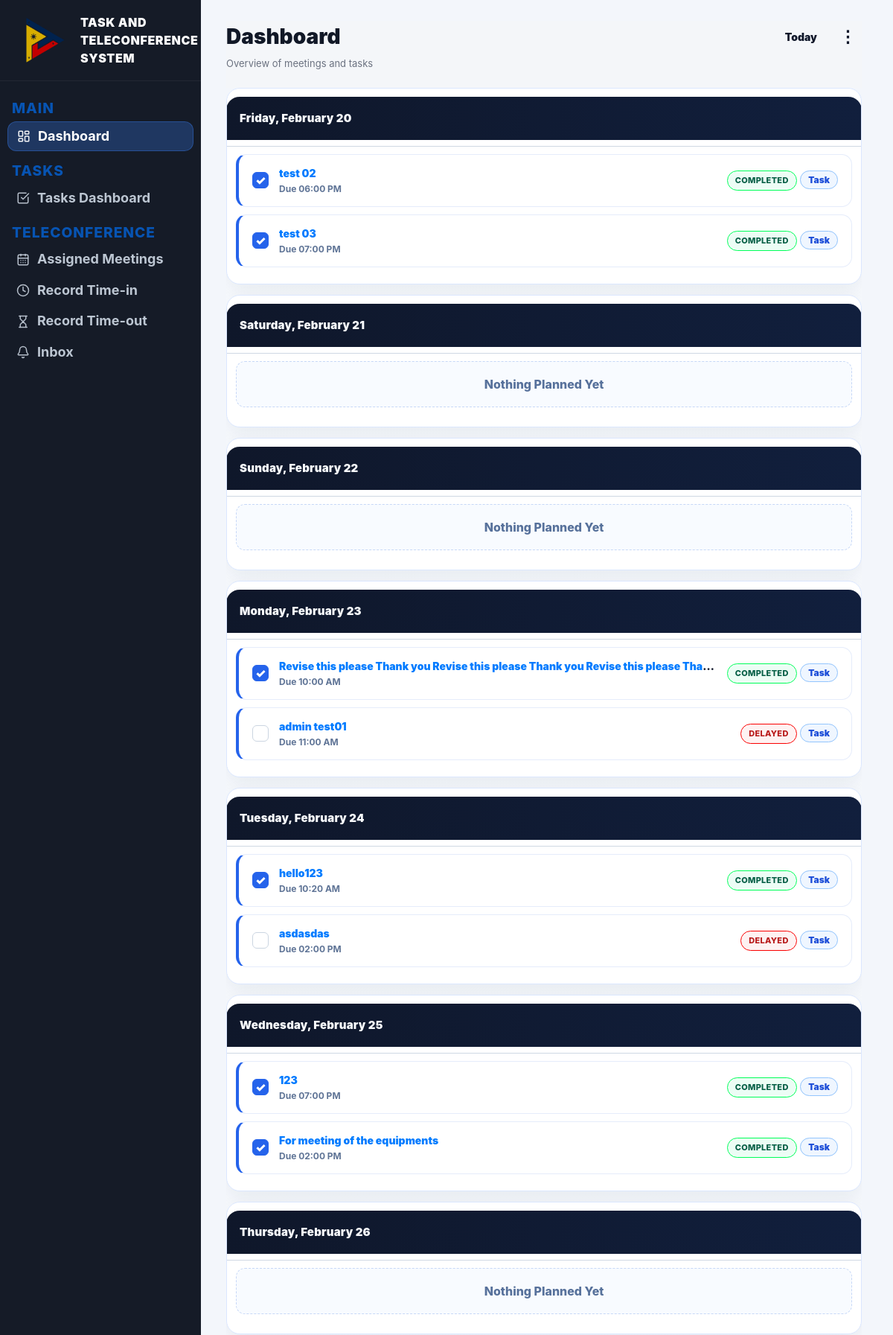
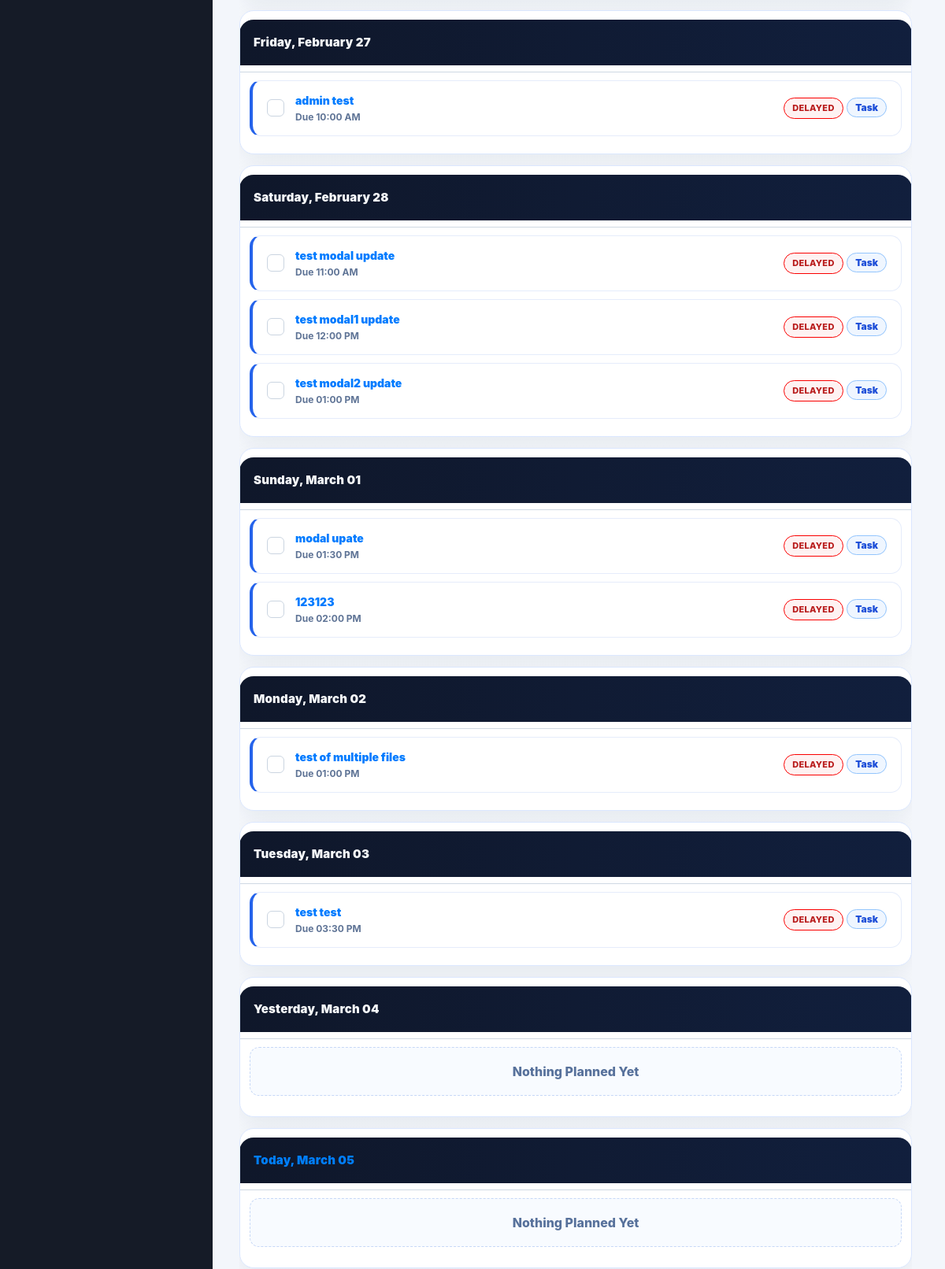
The page /dashboard (signed in, upper part) on the database its author committed (2 pictures, top to bottom).
### website/models.py (models this page shows)
class Task(db.Model):
    id = db.Column(db.Integer, primary_key=True)
    title = db.Column(db.String(200), nullable=False)
    description = db.Column(db.Text)
    assigned_to = db.Column(db.Integer, db.ForeignKey('user.id'))
    assigned_user = db.relationship('User', foreign_keys=[assigned_to])
    status = db.Column(db.String(50), default="assigned")
    priority = db.Column(db.String(20), default="normal")
    deadline = db.Column(db.DateTime)
    file_path = db.Column(db.String(300))
    last_edited_by = db.Column(db.Integer, nullable=True)
    last_edited_at = db.Column(db.DateTime, server_default=func.now(), onupdate=func.now())
    created_at = db.Column(db.DateTime(timezone=True), server_default=func.now())

### website/views.py (the view, shortened to what this page needs)
@views.route('/dashboard')
@login_required
def user_dashboard():
    notifications = Notification.query.filter_by(user_id=current_user.id)\
        .order_by(Notification.created_at.desc()).limit(30).all()
    unread_count = Notification.query.filter_by(user_id=current_user.id, is_read=False).count()
    user_tasks = tasks = Task.query.all()
    now = ph_now()
    tasks_data = []
    for t in user_tasks:
        if not t.deadline:
            continue
        tasks_data.append({
            "id": t.id,
            "title": t.title,
            "status": t.status,
            "due_date": as_ph_naive(t.deadline).date(),                 # IMPORTANT: must be date()
            "due_time": as_ph_naive(t.deadline).strftime("%I:%M %p"),   # optional, for dashboard.html
            "is_delayed": bool(t.status != "completed" and as_ph_naive(t.deadline) < now),
        })
    meetings_data = []
    planned_days = build_planned_days(
        tasks=tasks_data,
        meetings=meetings_data,
        days_back=1,
        days_forward=7
    )
    return render_template(
        "dashboard.html",
        user=current_user,
        notifications=notifications,
        unread_count=unread_count,
        planned_days=planned_days,
        page="dashboard",
    )

### website/views.py (called while the page is built)
def ph_now():
    return datetime.now(timezone.utc).astimezone(PH_TIMEZONE).replace(tzinfo=None)

def ph_today():
    return ph_now().date()

def as_ph_naive(dt):
    if not dt:
        return None
    if dt.tzinfo is None:
        return dt
    return dt.astimezone(PH_TIMEZONE).replace(tzinfo=None)

### website/templates/dashboard.html (shortened to what this page needs)
{% extends "base.html" %}
{% block content %}
<div class="main-inner">
  <div class="dashboard-head">
    <div class="dashboard-head-left">
      <div class="td-title">Dashboard</div>
      <div class="td-sub">Overview of meetings and tasks</div>
    </div>
    <div class="planner-actions-top">
      <a href="{{ url_for('views.user_dashboard', planner_date='today') }}" class="view-mini" id="btnToday">Today</a>
      <div class="view-kebab-wrap">
        <button type="button" class="view-kebab" id="btnViewMenu" aria-label="Choose view mode" aria-expanded="false">⋮</button>
      </div>
    </div>
  </div>
  <div class="planner-wrap" id="plannerWrap">
    {% if planned_days and planned_days|length > 0 %}
      {% for day in planned_days %}
        <div class="day-block" {% if day.date_label == "Today" %}id="todayPlanner"{% endif %}>
          <div class="day-head">
            <div>
              {% if day.date_label == "Today" and day.date_sub %}
                <span class="day-title today-title">Today, {{ day.date_sub }}</span>
              {% else %}
                <span class="day-title">{{ day.date_label }}</span>
              {% endif %}
            </div>
          </div>
          <div class="day-line"></div>
          {% set has_tasks = day.tasks and day.tasks|length > 0 %}
          {% set has_meetings = day.meetings and day.meetings|length > 0 %}
          {% if not has_tasks and not has_meetings %}
            <div class="nothing">Nothing Planned Yet</div>
          {% else %}
            <div class="list-view">
              {% if has_tasks %}
                {% for t in day.tasks %}
                  <div class="plan-row"
                       data-item-type="task"
                       data-task-id="{{ t.id }}"
                       data-status="{{ t.status }}"
                       data-original-status="{{ t.status if t.status != 'completed' else 'in_progress' }}"
                       data-is-delayed="{{ '1' if t.is_delayed else '0' }}">
                    <button type="button"
                            class="plan-check {% if t.status == 'completed' %}is-done{% endif %}"
                            aria-label="Mark complete"
                            data-complete-task="{{ t.id }}"
                            data-original-status="{{ t.status if t.status != 'completed' else 'in_progress' }}">✓</button>
                    <div class="plan-mid">
                      <div class="plan-title">
                        <a class="task-link"
                           data-jump-task="{{ t.id }}"
                           href="{{ url_for('views.task_dashboard') }}?open={{ t.id }}&highlight=1">
                          {{ t.title }}
                        </a>
                      </div>
                      <div class="plan-sub">
                        {% if t.due_time %}Due {{ t.due_time }}{% endif %}
                      </div>
                    </div>
                    <div class="plan-right">
                      {% set status_label = 'COMPLETED' if t.status == 'completed' else ('DELAYED' if t.is_delayed else (t.status|replace("_"," ")|upper)) %}
                      {% set status_class = 'status-completed' if t.status == 'completed' else ('status-delayed' if t.is_delayed else 'status-pending') %}
                      <span class="task-status-pill {{ status_class }}" data-status-pill>{{ status_label }}</span>
                      <span class="pill task">Task</span>
                    </div>
                  </div>
                {% endfor %}
              {% endif %}
            </div>
          {% endif %}
        </div>
      {% endfor %}
    {% endif %}
  </div>
</div>
{% endblock %}

### website/static/styles.css (style rules this page uses)
html, body { height: 100%; }
body { margin: 0; background: #f4f6f9; overflow: hidden; }
.main-inner { height: 100vh; overflow-y: auto; display: flex; flex-direction: column; padding-right: 8px; }
.planner-wrap { flex: 1; overflow-y: auto; width: 100%; margin: 0; padding-right: 0; }
.day-block { padding: 12px 0; border-bottom: 1px solid #e6edf7; }
.day-head { display: grid; grid-template-columns: 260px 1fr; align-items: baseline; gap: 16px; margin-bottom: 6px; }
.day-title { font-weight: 900; font-size: 16px; color: #111827; }
.day-line { border-top: 1px solid #cfd8e3; margin: 8px 0 10px; }
.nothing { display: flex; justify-content: center; align-items: center; text-align: center; padding: 14px 0; color: #6b7280; font-weight: 600; }
.nothing::before { content: ""; }
.pill { font-size: 12px; font-weight: 900; padding: 4px 10px; border-radius: 999px; border: 1px solid #e5e7eb; white-space: nowrap; }
.pill.task { background:#eef6ff; border-color:#bfdbfe; }
.td-title, .td-sub, .td-pills, .td-toolbar { position: static; }
.td-title { position: sticky; top: 0; z-index: 10; font-weight: 900; font-size: 28px; color: #111827; margin: 0; }
.td-sub { color: #6b7280; margin: 6px 0 14px; font-size: 13px; }
.plan-row { display:flex; align-items:center; gap:14px; padding:14px 18px; border-top:1px solid #e8edf6; background:#fff; }
.plan-check { width:22px; height:22px; border-radius:6px; border:1.5px solid #cbd5e1; background:#fff; color:transparent; font-weight:900; line-height:1; display:flex; align-items:center; justify-content:center; cursor:pointer; transition: all .15s ease; flex:0 0 auto; }
.plan-check.is-done { background:#2563eb; border-color:#2563eb; color:#fff; }
.plan-mid { min-width:0; flex:1 1 auto; }
.plan-title { font-weight:800; font-size:15px; color:#0f172a; margin-bottom:2px; white-space:nowrap; overflow:hidden; text-overflow:ellipsis; }
.plan-sub { font-size:12px; color:#64748b; white-space:nowrap; overflow:hidden; text-overflow:ellipsis; }
.plan-right { flex:0 0 auto; }
.pill { font-size:12px; font-weight:800; padding:4px 10px; border-radius:999px; border:1px solid #cbd5e1; background:#f8fafc; color:#0f172a; white-space:nowrap; }
.pill.task { border-color:#93c5fd; background:#eff6ff; color:#1d4ed8; }
.day-block { background:#fff; border:1px solid #e8edf6; border-radius:14px; overflow:hidden; margin-bottom:14px; }
.day-head { padding:14px 16px; display:flex; justify-content:space-between; align-items:center; background:#f8fafc; }
.day-title { font-weight:900; font-size:14px; color:#0f172a; }
.day-line { height:1px; background:#e8edf6; }
.nothing { padding:18px 14px; text-align:center; color:#64748b; font-weight:800; }
.plan-check { width:22px; height:22px; border-radius:6px; border:1.5px solid #cbd5e1; background:#fff; color:transparent; font-weight:900; display:flex; align-items:center; justify-content:center; cursor:pointer; transition: all .15s ease; flex:0 0 auto; }
.plan-title { font-weight:900; font-size:15px; color:#0f172a; margin-bottom:2px; white-space:nowrap; overflow:hidden; text-overflow:ellipsis; }
.pill { font-size:12px; font-weight:900; padding:4px 10px; border-radius:999px; border:1px solid #cbd5e1; background:#f8fafc; color:#0f172a; white-space:nowrap; }
.planner-wrap .list-view { display:block; }
.view-mini { border: none; background: transparent; padding: 8px 14px; border-radius: 999px; font-weight: 900; font-size: 14px; cursor: pointer; transition: all .2s ease; color: #0f172a; }

### rows shown on the page
Task: title "test 02", due_time "06:00 PM", status "COMPLETED"
Task: title "test 03", due_time "07:00 PM", status "COMPLETED"
Task: title "Revise this please Thank you Revise this please Thank you Revise this please Tha…", due_time "10:00 AM", status "COMPLETED"
Task: title "admin test01", due_time "11:00 AM", status_label "DELAYED"
Task: title "hello123", due_time "10:20 AM", status "COMPLETED"
Task: title "asdasdas", due_time "02:00 PM", status_label "DELAYED"
Task: title "123", due_time "07:00 PM", status "COMPLETED"
Task: title "For meeting of the equipments", due_time "02:00 PM", status "COMPLETED"
Task: title "admin test", due_time "10:00 AM", status_label "DELAYED"
Task: title "test modal update", due_time "11:00 AM", status_label "DELAYED"
Task: title "test modal1 update", due_time "12:00 PM", status_label "DELAYED"
Task: title "test modal2 update", due_time "01:00 PM", status_label "DELAYED"
Task: title "modal upate", due_time "01:30 PM", status_label "DELAYED"
Task: title "123123", due_time "02:00 PM", status_label "DELAYED"
Task: title "test of multiple files", due_time "01:00 PM", status_label "DELAYED"
Task: title "test test", due_time "03:30 PM", status_label "DELAYED"

### other values the page prints
{{ day.date_label }} "Friday, February 20" "Saturday, February 21" "Sunday, February 22" "Monday, February 23" "Tuesday, February 24" "Wednesday, February 25" "Thursday, February 26" "Friday, February 27" "Saturday, February 28" "Sunday, March 01" "Monday, March 02" "Tuesday, March 03" "Yesterday, March 04"
{{ day.date_sub }} "March 05"
